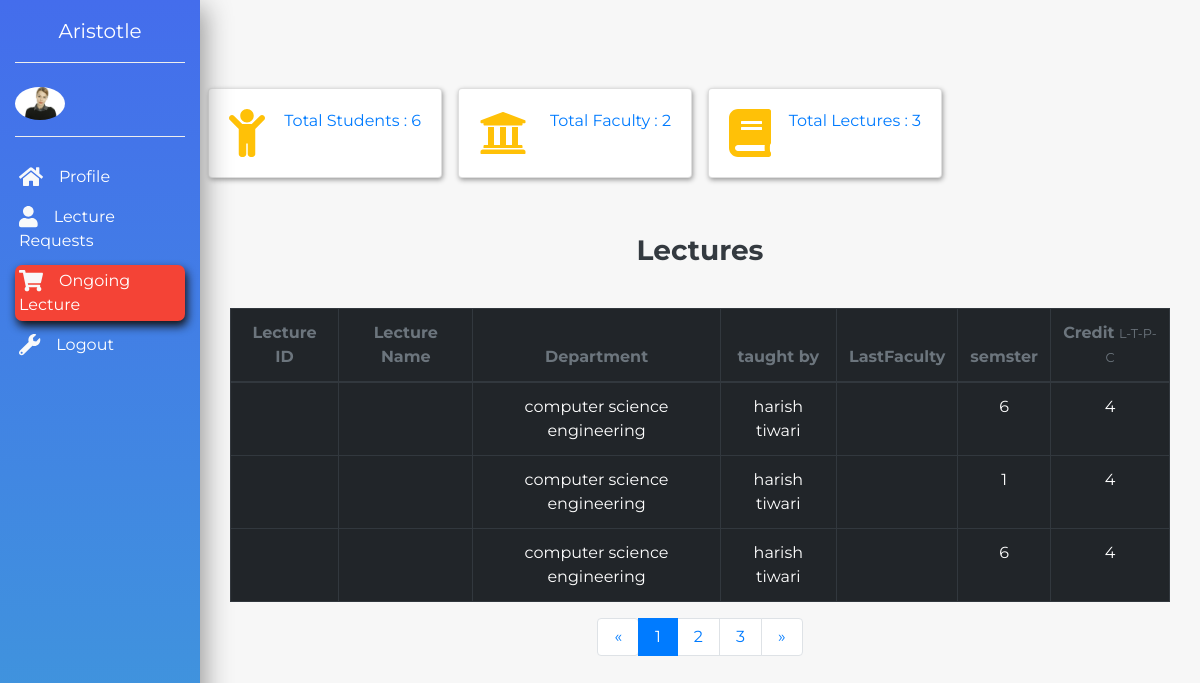
The app's page /academic/vc/lecture/view with its own data.
### academics/models.py (models this page shows, shortened)
class subjects(models.Model):
    id = models.AutoField(primary_key=True)
    subjectCode = models.CharField(max_length=10)
    subjectName = models.CharField(max_length=50)
    LessonPlan = models.FileField(upload_to='media')
    Semester = models.IntegerField()
    TaughtBy = models.ForeignKey('faculty' , on_delete=models.CASCADE,blank=True)
    Credit = models.CharField(max_length=10)
    Department = models.ForeignKey('Department', on_delete=models.CASCADE)

class Department(models.Model):
    id = models.AutoField(primary_key=True)
    DepartmentID = models.CharField(max_length=10)
    DepartmentName = models.CharField(max_length=100)
    HeadOfDepartment = models.ForeignKey('employee',on_delete=models.CASCADE)
    SpecializedCourse = models.BooleanField()
    StartDate = models.DateField()
    School = models.ForeignKey('school',on_delete=models.CASCADE)
    Status = models.BooleanField()

class faculty(models.Model):
    id = models.AutoField(primary_key=True)
    FacultyID = models.ForeignKey('employee',on_delete=models.CASCADE)
    Department = models.ForeignKey('Department',on_delete=models.CASCADE)
    def __str__(self):
        return self.FacultyID.Name

class employee(models.Model):
    id = models.AutoField(primary_key=True)
    employeeID = models.CharField(max_length=10)
    personalEmail = models.EmailField()
    universityEmail = models.EmailField(blank=True)
    Name = models.CharField(max_length=20)
    Dob = models.DateField()
    Doj = models.DateField()

### academics/views.py (the view)
# urls.py: path('vc/lecture/view',views.lectureView),
def lectureView(request):
    department = Department.objects.all().count
    students = stud_details.objects.all().count
    faculti = faculty.objects.all().count
    lecture = subjects.objects.all()
    context ={
            'department':department,
            'students' : students,
            'faculty' :faculti,
            'lectures' : lecture,
            'lecture_count' : lecture.count()
    }
    return render(request,'vc/lectures.html',context)

### templates/vc/lectures.html (shortened to what this page needs)
{% load static %}
<!doctype html>
<html lang="en">
  <head>
    <link rel="stylesheet" href="https://stackpath.bootstrapcdn.com/bootstrap/4.1.1/css/bootstrap.min.css">
    <link rel="stylesheet" href="{% static 'css/style_dash.css' %}">
  </head>
  <body>
   <nav class="navbar navbar-expand-lg navbar-light">
      <div class="collapse navbar-collapse" id="navbarSupportedContent">
        <div class="container-fluid">
          <div class="row">
            <div class="col-xl-2 col-lg-3 col-md-4 sidebar fixed-top">
              <a href="/" class="navbar-brand text-white d-block mx-auto text-center py-3 mb-4 bottom-border">Aristotle</a>
              <div class="bottom-border pb-3">
                <img src="images/admin.jpeg" width="50" class="rounded-circle mr-3">
              </div>
              <ul class="navbar-nav flex-column mt-4">
              <li class="nav-item"><a href="/academic/home" class="nav-link text-white p-1 mb-2 sidebar-link"><i class="fas fa-home text-light fa-lg mr-3"></i>Profile</a></li>
                <li class="nav-item"><a href="lectureRequest" class="nav-link text-white p-1 mb-2 sidebar-link"><i class="fas fa-user text-light fa-lg mr-3"></i>Lecture Requests</a></li>
                 <li class="nav-item"><a href="lecture/view" class="nav-link text-white p-1 mb-2 current"><i class="fas fa-shopping-cart text-light fa-lg mr-3"></i>Ongoing Lecture</a></li>
                <li class="nav-item"><a href="/accounts/logout" class="nav-link text-white p-1 mb-2 sidebar-link"><i class="fas fa-wrench text-light fa-lg mr-3"></i>Logout<a></li>
              </ul>
            </div>
          </div>
        </div>
      </div>
    </nav>
    <section>
      <div class="container-fluid">
        <div class="row">
          <div class="col-xl-10 col-lg-9 col-md-8 ml-auto">
            <div class="row pt-md-5 mt-md-3 mb-5">
              <div class="col-xl-3 col-sm-6 p-2">
                <div class="card card-common">
                  <div class="card-body">
                    <div class="d-flex justify-content-between">
                      <i class="fas fa-child fa-3x text-warning"></i>
                      <div class="text-primary">
                        <p>
                        Total Students : {{students}}
                      </div>
                    </div>
                  </div>
                </div>
              </div>
              <div class="col-xl-3 col-sm-6 p-2">
                <div class="card card-common">
                  <div class="card-body">
                    <div class="d-flex justify-content-between">
                      <i class="fas fa-university fa-3x text-warning"></i>
                      <div class="text-primary">
                        <p>
                        Total Faculty : {{faculty}}
                      </div>
                    </div>
                  </div>
                </div>
              </div>
              <div class="col-xl-3 col-sm-6 p-2">
                <div class="card card-common">
                  <div class="card-body">
                    <div class="d-flex justify-content-between">
                      <i class="fas fa-book fa-3x text-warning"></i>
                      <div class="text-primary">
                        <p>
                        Total Lectures : {{lecture_count}}
                      </div>
                    </div>
                  </div>
                </div>
              </div>
          </div>
        </div>
      </div>
    </section>
    {% if lectures %}
    <section>
      <div class="container-fluid">
        <div class="row mb-5">
          <div class="col-xl-10 col-lg-9 col-md-8 ml-auto">
            <div class="row align-items-center">
                <div class="container">
              <div class="col-xl-12 col-lg-12 mb-4 mb-xl-0">
                <h3 class="text-dark text-center mb-3"><b>Lectures </b></h3>
                <br><table class="table table-bordered table-dark table-responsive text-center">
                    <thead>
                      <tr class="text-muted">
                        <th scope="col">Lecture ID</th>
                        <th colspan="2" scope="col">Lecture Name</th>
                        <th scope="col">Department</th>
                        <th scope="col">taught by</th>
                        <th scope="col">LastFaculty</th>
                        <th scope="col">semster</th>
                        <th scope="col">Credit <small>L-T-P-C</small></th>
                      </tr>
                    </thead>
                    <tbody>
                    {% for out in lectures %}
                      <tr scope="row">
                        <td>{{ out.LectureID}}</td>
                        <td colspan="2">{{ out.LectureName }}</td>
                        <td>{{ out.Department.DepartmentName }}</td>
                        <td>{{ out.TaughtBy }}</td>
                        <td>{{ out.LastTaughtBy }}</td>
                        <td>{{ out.Semester}}</td>
                        <td>{{ out.Credit}}</td>
                      </tr>
                     {% endfor %}
                    </tbody>
                  </table>
                <nav>
                    <ul class="pagination justify-content-center">
                      <li class="page-item">
                        <a href="#" class="page-link py-2 px-3">
                          <span>&laquo;</span>
                        </a>
                      </li>
                      <li class="page-item active">
                        <a href="#" class="page-link py-2 px-3">
                          1
                        </a>
                      </li>
                      <li class="page-item">
                        <a href="#" class="page-link py-2 px-3">
                          2
                        </a>
                      </li>
                      <li class="page-item">
                        <a href="#" class="page-link py-2 px-3">
                          3
                        </a>
                      </li>
                      <li class="page-item">
                        <a href="#" class="page-link py-2 px-3">
                          <span>&raquo;</span>
                        </a>
                      </li>
                    </ul>
                  </nav>
                </div>
              </div>
              </div>
            </div>
          </div>
        </div>
      </section>
      {% endif %}
  </body>
</html>

### static/css/style_dash.css (style rules this page uses)
body { font-family: 'Montserrat', sans-serif; background-color: rgb(247, 247, 247); }
.sidebar { height: 100vh; background: linear-gradient(180deg, #446DEC, #3F99DB); background-position: center; background-repeat: no-repeat; background-size: cover; box-shadow: 5px 7px 25px #999; }
.bottom-border { border-bottom: 1px groove #eee; }
.sidebar-link { transition: all .4s; }
.current { background-color: #f44336; border-radius: 7px; box-shadow: 2px 5px 10px #111; transition: all .3s; }
.card-common { box-shadow: 1px 2px 5px #999; transition: all .4s; }

### records on screen
subjects: Department.DepartmentName "computer science engineering", TaughtBy "harish tiwari", Semester "6", Credit "4"
subjects: Department.DepartmentName "computer science engineering", TaughtBy "harish tiwari", Semester "1", Credit "4"
subjects: Department.DepartmentName "computer science engineering", TaughtBy "harish tiwari", Semester "6", Credit "4"

### other values on screen
{{ students }} "6"
{{ faculty }} "2"
{{ lecture_count }} "3"
